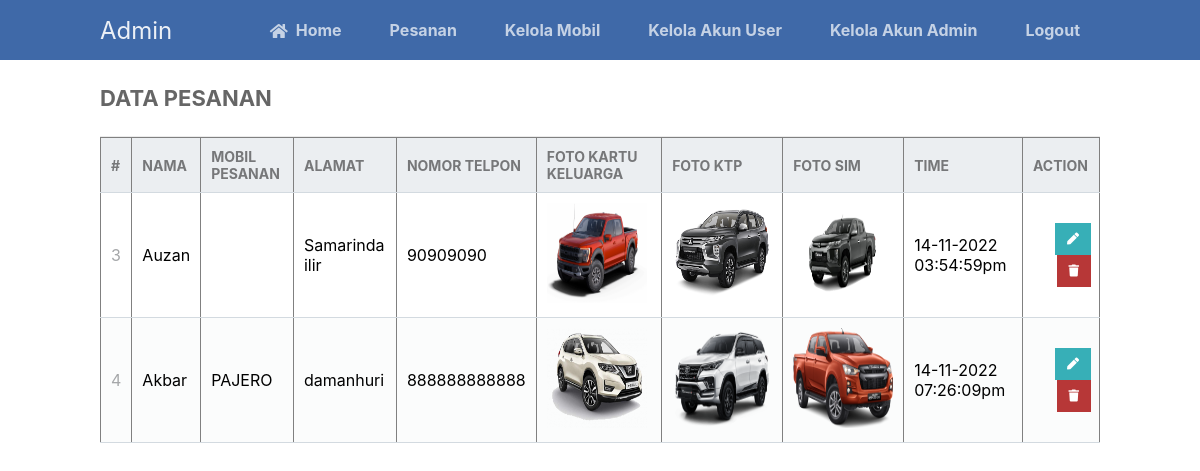
The app's page /read.php with its own data.
### tables this page shows
CREATE TABLE `mobil` (
  `id` int(255) NOT NULL,
  `name` varchar(255) NOT NULL,
  `pesan` varchar(255) NOT NULL,
  `alamat` varchar(255) NOT NULL,
  `telpon` varchar(255) NOT NULL,
  `fotokk` varchar(255) NOT NULL,
  `fotoktp` varchar(225) NOT NULL,
  `fotosim` varchar(225) NOT NULL,
  `time` varchar(255) NOT NULL
);

### read.php (the view, shortened to what this page needs)
<?php
include 'functions.php';
$pdo = pdo_connect_mysql();
$page = isset($_GET['page']) && is_numeric($_GET['page']) ? (int)$_GET['page'] : 1;
$records_per_page = 5;
$stmt = $pdo->prepare('SELECT * FROM mobil ORDER BY id LIMIT :current_page, :record_per_page');
$stmt->bindValue(':current_page', ($page-1)*$records_per_page, PDO::PARAM_INT);
$stmt->bindValue(':record_per_page', $records_per_page, PDO::PARAM_INT);
$stmt->execute();
$contacts = $stmt->fetchAll(PDO::FETCH_ASSOC);
?>
<?=template_header('Read')?>
<div class="content read">
	<h2>DATA PESANAN</h2>
	<table border>
        <thead>
            <tr>
                <td>#</td>
                <td>NAMA</td>
                <td>MOBIL PESANAN</td>
                <td>ALAMAT</td>
                <td>NOMOR TELPON</td>
                <td>FOTO KARTU KELUARGA</td>
                <td>FOTO KTP</td>
                <td>FOTO SIM</td>
                <td>TIME</td>
                <td>ACTION</td>
            </tr>
        </thead>
        <tbody>
            <?php foreach ($contacts as $contact): ?>
            <tr>
                <td><?=$contact['id']?></td>
                <td><?=$contact['name']?></td>
                <td><?=$contact['pesan']?></td>
                <td><?=$contact['alamat']?></td>
                <td><?=$contact['telpon']?></td>
                <td><img src="image/<?php echo $contact["fotokk"]; ?>" alt="simple" width="100px" height="100px"></td>
                <td><img src="image/<?php echo $contact["fotoktp"]; ?>" alt="simple" width="100px" height="100px"></td>
                <td><img src="image/<?php echo $contact["fotosim"]; ?>" alt="simple" width="100px" height="100px"></td>
                <td><?=$contact['time']?></td>
                <td class="actions">
                    <a href="update.php?id=<?=$contact['id']?>" class="edit"><i class="fas fa-pen fa-xs"></i></a>
                    <a href="delete.php?id=<?=$contact['id']?>" class="trash"><i class="fas fa-trash fa-xs"></i></a>
                </td>
            </tr>
            <?php endforeach; ?>
        </tbody>
    </table>
</div>
<?=template_footer()?>

### style9.css (style rules this page uses)
* { box-sizing: border-box; font-family: -apple-system, BlinkMacSystemFont, "segoe ui", roboto, oxygen, ubuntu, cantarell, "fira sans", "droid sans", "helvetica neue", Arial, sans-serif; font-size: 16px; -webkit-font-smoothing: antialiased; -moz-osx-font-smoothing: grayscale; }
body { background-color: #FFFFFF; margin: 0; }
.content { width: 1000px; margin: 0 auto; }
.content h2 { margin: 0; padding: 25px 0; font-size: 22px; border-bottom: 1px solid #ebebeb; color: #666666; }
.read table { width: 100%; padding-top: 30px; border-collapse: collapse; }
.read table thead { background-color: #ebeef1; border-bottom: 1px solid #d3dae0; }
.read table thead td { padding: 10px; font-weight: bold; color: #767779; font-size: 14px; }
.read table tbody tr { border-bottom: 1px solid #d3dae0; }
.read table tbody tr:nth-child(even) { background-color: #fbfcfc; }
.read table tbody tr td { padding: 10px; }
.read table tbody tr td:nth-child(1) { color: #a5a7a9; }
.read table tbody tr td.actions { padding: 8px; text-align: right; }
.read table tbody tr td.actions .edit, .read table tbody tr td.actions .trash { display: inline-flex; text-align: right; text-decoration: none; color: #FFFFFF; padding: 10px 12px; }
.read table tbody tr td.actions .trash { background-color: #b73737; }
.read table tbody tr td.actions .edit { background-color: #37afb7; }

### records on screen
mobil: id "3", name "Auzan", alamat "Samarinda ilir", telpon "90909090", fotokk (picture), fotoktp (picture), fotosim (picture), time "14-11-2022 03:54:59pm"
mobil: id "4", name "Akbar", pesan "PAJERO", alamat "damanhuri", telpon "888888888888", fotokk (picture), fotoktp (picture), fotosim (picture), time "14-11-2022 07:26:09pm"
